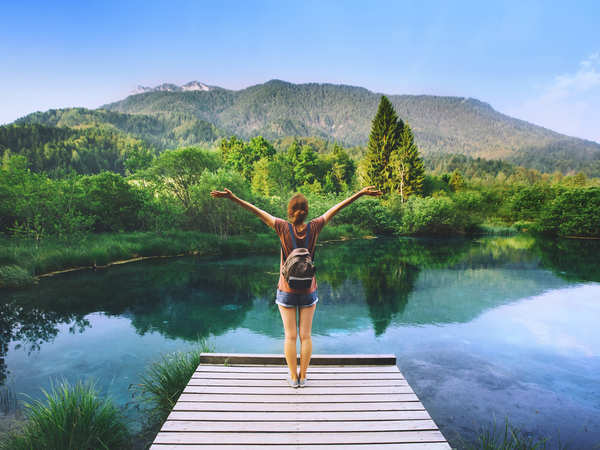
#> input picture samples/lake.jpg, 600 x 450 px
$ python waterart.py
#> lines starting #> are read from the running program, lines starting #| are printed output that depends on the picture
import cv2
import numpy as np

org_img=cv2.imread('samples/lake.jpg')
#> org_img is the input picture: shape (450, 600, 3); mean B, G, R 147.8, 141.6, 116.5
img=cv2.resize(org_img,None,fx=1,fy=1)

#removing impurities from image
for i in range(3):
    img=cv2.medianBlur(img,3)
#> this loop made 3 passes
#> pass 2, `img=cv2.medianBlur(img,3)`:
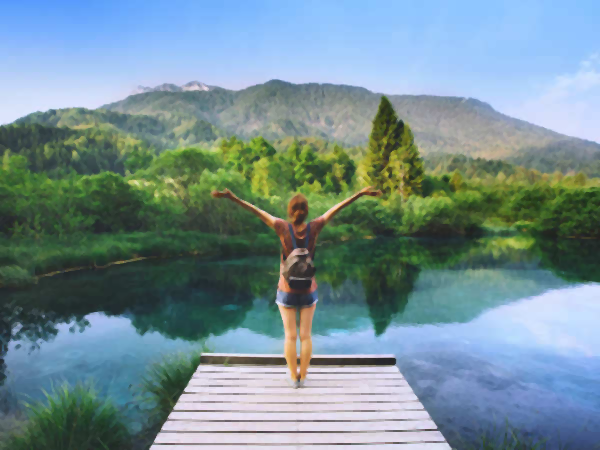
#> img: shape (450, 600, 3); mean B, G, R 148.2, 141.9, 116.8

#to preserve edges
img=cv2.edgePreservingFilter(img,sigma_s=6)

# gives a blurry but with edge and intensity preserved
img=cv2.bilateralFilter(img,3,10,5)
for i in range(2):
    img=cv2.bilateralFilter(img,3,20,10)
for i in range(3):
    img=cv2.bilateralFilter(img,3,30,10)

# sharpening the image by subtracting the gaussian image from edged preserved image
img_gaussian=cv2.GaussianBlur(img,(7,7),2)
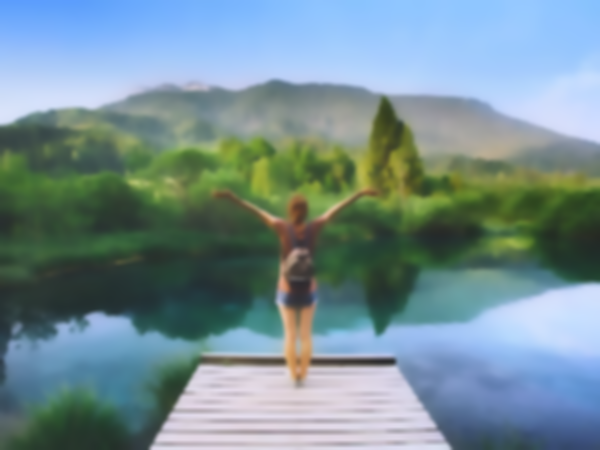
#> img_gaussian: shape (450, 600, 3); mean B, G, R 148.1, 141.9, 116.7
img_sharp=cv2.addWeighted(img,1.5,img_gaussian,-0.5,0)
img_final=cv2.addWeighted(img,1.4,img_gaussian,-0.2,10)
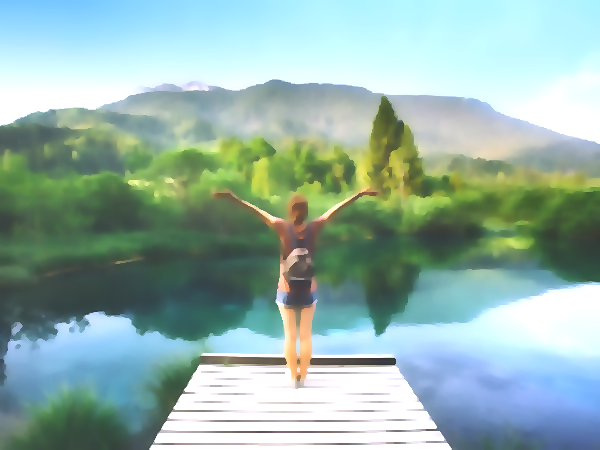
#> img_final: shape (450, 600, 3); mean B, G, R 170.6, 178.2, 148.4

cv2.imshow('Original Image',org_img)
cv2.imshow("Final Image",img_final)
k=cv2.waitKey()
#> (key Esc is pressed here)
if(k==27):
    cv2.destroyAllWindows()

$ run again, with samples/butterfly.jpg copied over samples/lake.jpg
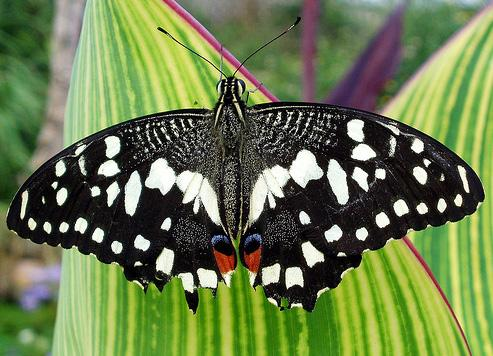
#> input picture samples/butterfly.jpg, 493 x 356 px
#> org_img is the input picture: shape (356, 493, 3); mean B, G, R 77.2, 123.6, 107
#> `img_gaussian=cv2.GaussianBlur(img,(7,7),2)`:
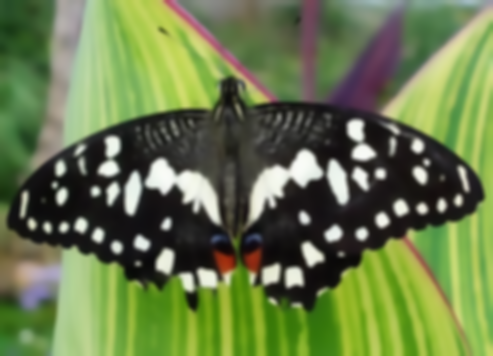
#> img_gaussian: shape (356, 493, 3); mean B, G, R 75.6, 122.4, 105.7
#> `img_final=cv2.addWeighted(img,1.4,img_gaussian,-0.2,10)`:
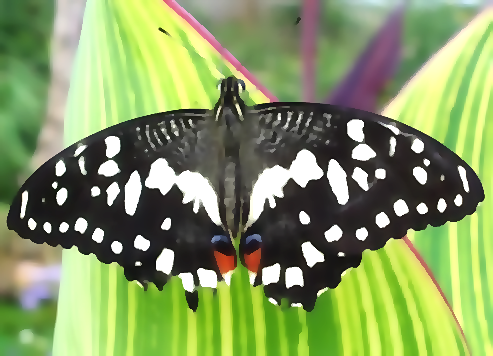
#> img_final: shape (356, 493, 3); mean B, G, R 98.7, 153.3, 134.2

$ run again, with samples/leaves.jpg copied over samples/lake.jpg
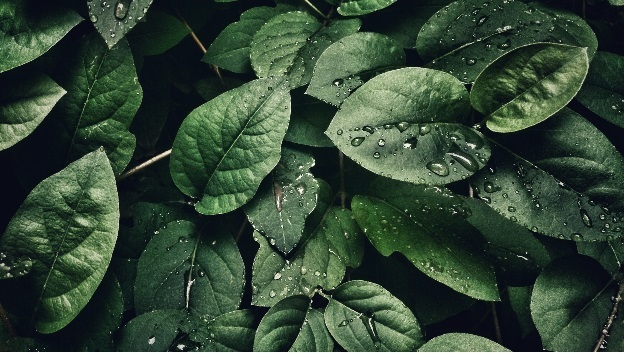
#> input picture samples/leaves.jpg, 624 x 353 px
#> org_img is the input picture: shape (353, 624, 3); mean B, G, R 52.4, 69.6, 49.6
#> `img_gaussian=cv2.GaussianBlur(img,(7,7),2)`:
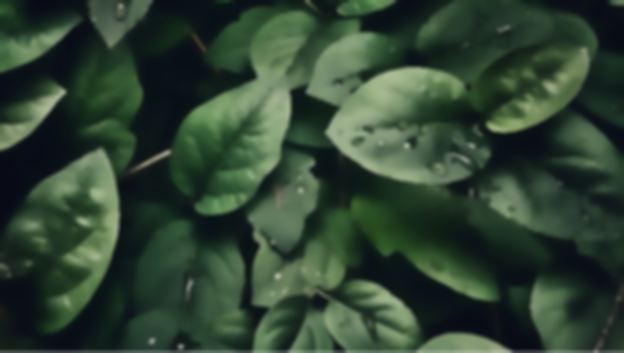
#> img_gaussian: shape (353, 624, 3); mean B, G, R 50.6, 67.9, 47.8
#> `img_final=cv2.addWeighted(img,1.4,img_gaussian,-0.2,10)`:
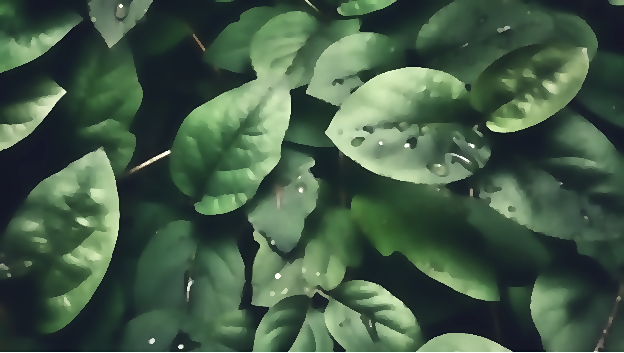
#> img_final: shape (353, 624, 3); mean B, G, R 70.8, 91.5, 67.4

$ run again, with samples/monsoon.jpg copied over samples/lake.jpg
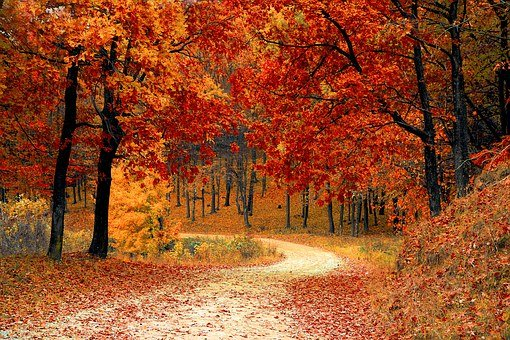
#> input picture samples/monsoon.jpg, 510 x 340 px
#> org_img is the input picture: shape (340, 510, 3); mean B, G, R 41.1, 76.1, 145.9
#> `img=cv2.edgePreservingFilter(img,sigma_s=6)`:
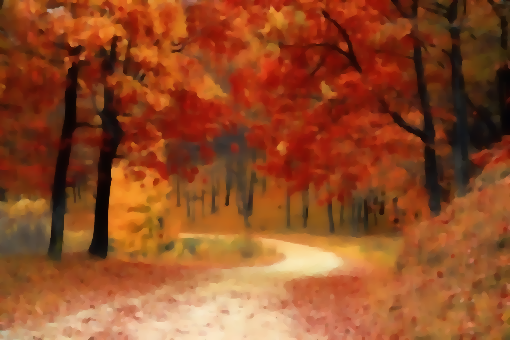
#> img: shape (340, 510, 3); mean B, G, R 38.1, 75.2, 145.8
#> `img_final=cv2.addWeighted(img,1.4,img_gaussian,-0.2,10)`:
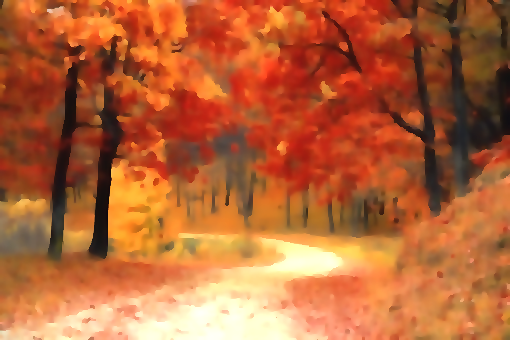
#> img_final: shape (340, 510, 3); mean B, G, R 55.7, 99.8, 181.5
